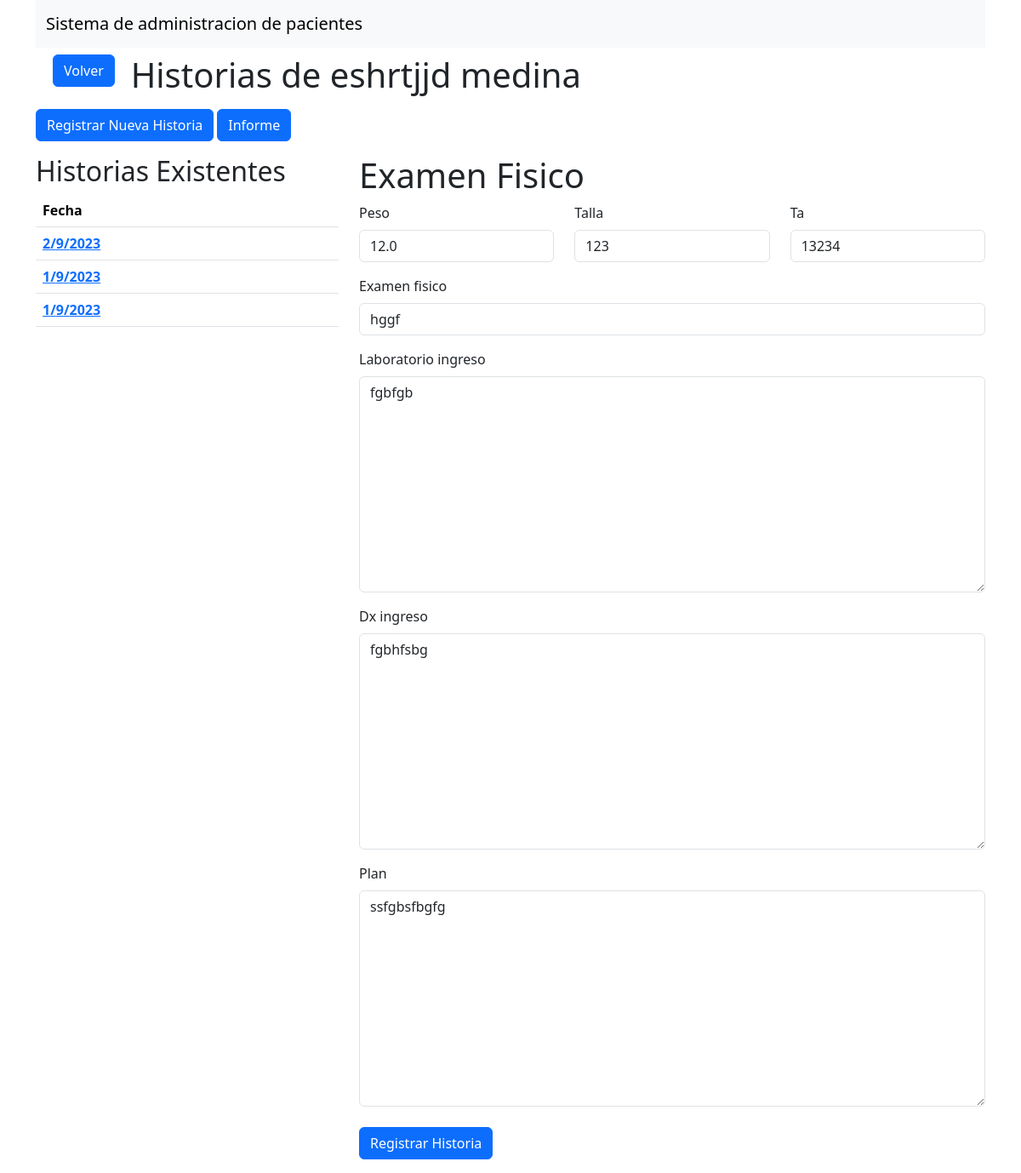
The page /historias_por_paciente/7/40/ on the database its author committed.
### app_historias/models.py (models this page shows, shortened)
class Registro_Paciente(models.Model):
    nombre = models.CharField(max_length=50, blank=True, null=True)
    apellido = models.CharField( max_length=50 , blank=True, null=True)
    fecha_nacimiento = models.CharField( max_length=50, blank=True, null=True)
    edad = models.IntegerField(blank=True, null=True)
    direccion = models.CharField( max_length=100, blank=True, null=True)
    telefono=models.CharField(max_length=50, blank=True, null=True)
    REF_Dr = models.CharField( max_length=50, blank=True, null=True)
    nombre_madre=models.CharField(max_length=50, blank=True, null=True)
    cedula_madre=models.CharField(max_length=50)
    email = models.EmailField(max_length=254 , blank=True, null=True)
    antecedentes_personales = models.TextField(blank=True, null=True)
    pn=models.CharField(max_length=50, blank=True, null=True)
    tn=models.CharField(max_length=50, blank=True, null=True)
    antecedentes_familiares = models.TextField(blank=True, null=True)
    enfermedad_actual = models.TextField(blank=True, null=True)
    fecha_registro = models.DateField(auto_now=False, auto_now_add=True, blank=True, null=True)
    class Meta:
        verbose_name = "registro_pasiente"
        verbose_name_plural = "registro_pasientes"

class Registro_Historia(models.Model):
    peso = models.FloatField( blank=True, null=True)
    talla = models.CharField( max_length=50, blank=True, null=True)
    ta = models.CharField( max_length=50, blank=True, null=True)
    examen_fisico = models.CharField( max_length=100, blank=True, null=True)
    laboratorio_ingreso=models.TextField(blank=True, null=True)
    dx_ingreso=models.TextField(blank=True, null=True)
    plan=models.TextField(blank=True, null=True)
    paciente = models.ForeignKey( Registro_Paciente, on_delete=models.CASCADE)
    creacion = models.DateField( auto_now=False, auto_now_add=True)
    class Meta:
        verbose_name = "Registro_Historia"
        verbose_name_plural = "Registro_Historias"

### app_historias/views.py (the view)
# urls.py: path('historias_por_paciente/<int:paciente_id>/<int:historia_id>/', views.historias_por_paciente, name='historias_por_paciente'),
def historias_por_paciente(request, paciente_id,historia_id=None):
    paciente = Registro_Paciente.objects.get(pk=paciente_id)
    form = RegistroHistoriaForm()
    if historia_id is not None:
        historia = get_object_or_404(Registro_Historia, id=historia_id)
        form_his = RegistroHistoriaForm(instance=historia)
    else:
        historia = ''
        form_his = ''
    historias = Registro_Historia.objects.filter(paciente=paciente)
    return render(request, 'historias_por_paciente.html', {'paciente': paciente, 'historias': reversed(historias), 'form': form, 'form_his':form_his, 'historia_id':historia_id})

### app_historias/templates/historias_por_paciente.html (shortened to what this page needs)
{% extends 'base.html' %}
{% load crispy_forms_tags %}
{% block content %}
<div class="row m-2">
    <div class="col-1">
        <a class="btn btn-primary" href="{% url 'inicio' %}">Volver</a>
    </div>
    <div class="col-11">
        <h1>Historias de {{ paciente.nombre }} {{ paciente.apellido }}</h1>
    </div>
</div>
<p class="d-inline-flex gap-1">
    <button class="btn btn-primary" type="button" data-bs-toggle="collapse" data-bs-target="#collapseExample" aria-expanded="false" aria-controls="collapseExample">
      Registrar Nueva Historia
    </button>
    <a href="{% url 'pdf' paciente.id %}" class="btn btn-primary" type="button" >
      Informe
    </a>
  </p>
<div class="row">
    <div class="col-4">
        <h2>Historias Existentes</h2>
        <table class="table">
            <thead>
              <tr>
                <th scope="col">Fecha</th>
              </tr>
            </thead>
            <tbody>
                {% for historia in historias %}
                <tr>
                    <th scope="row"><a href="{% url 'historias_por_paciente' paciente.id historia.id %}">{{ historia.creacion.day }}/{{ historia.creacion.month }}/{{ historia.creacion.year }}</a></th>
                  </tr>
                {% endfor %}
            </tbody>
          </table>
    </div>
    <div class="col-8">
      {% if historia_id %}
      <form action="{% url 'editar_registro_historia' paciente.id historia_id %}" method="post">
        {% crispy form_his %}
      </form>
      {% endif %}
    </div>
</div>
{% endblock content %}

### rows shown on the page
Registro_Paciente: nombre "eshrtjjd", apellido "medina"
Registro_Historia: creacion.day "2", creacion.month "9", creacion.year "2023"
Registro_Historia: creacion.day "1", creacion.month "9", creacion.year "2023"
Registro_Historia: creacion.day "1", creacion.month "9", creacion.year "2023", peso "12.0", talla "123", ta "13234", examen_fisico "hggf", laboratorio_ingreso "fgbfgb", dx_ingreso "fgbhfsbg", plan "ssfgbsfbgfg"
